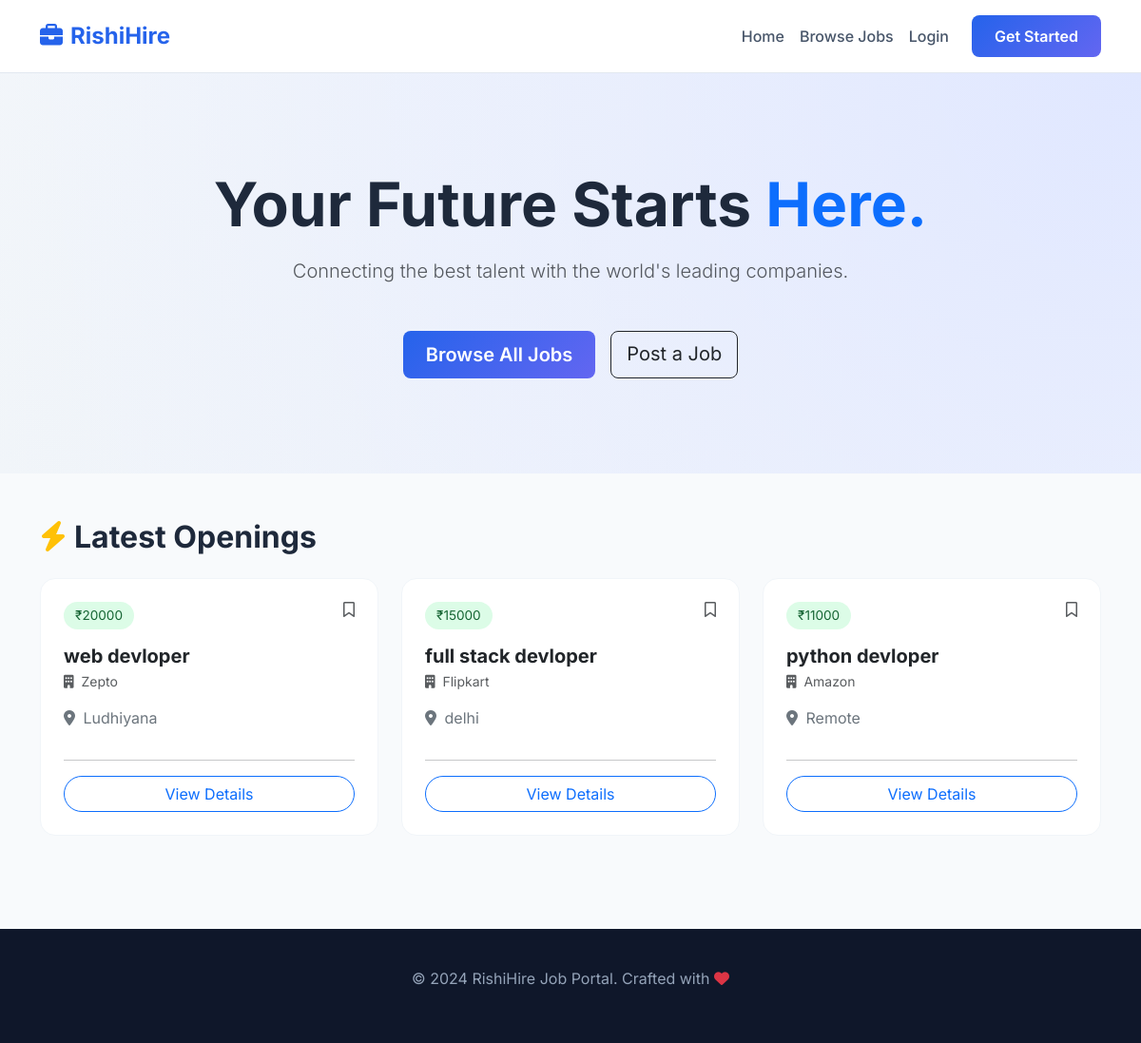
The page / on the database its author committed.
### jobs/models.py (models this page shows, shortened)
class Job(models.Model):
    employer = models.ForeignKey(settings.AUTH_USER_MODEL, on_delete=models.CASCADE)
    title = models.CharField(max_length=200)
    company = models.CharField(max_length=200)
    location = models.CharField(max_length=200)
    salary = models.IntegerField()
    description = models.TextField()

### jobs/views.py (the view, shortened to what this page needs)
# urls.py: 2. Add a URL to urlpatterns:  path('', views.home, name='home')
def home(request):
    jobs = Job.objects.all().order_by('-id')  # latest first
    return render(request, 'jobs/home.html', {'jobs': jobs})

### jobs/templates/jobs/home.html (shortened to what this page needs)
{% extends 'base.html' %}
{% block content %}
<section class="hero text-center">
    <div class="container">
        <h1 class="display-3 fw-bold mb-3">Your Future Starts <span class="text-primary">Here.</span></h1>
        <p class="lead text-muted mb-5">Connecting the best talent with the world's leading companies.</p>
        <div class="d-flex justify-content-center gap-3">
            <a href="{% url 'all_jobs' %}" class="btn btn-premium btn-lg">Browse All Jobs</a>
            <a href="{% url 'register' %}" class="btn btn-outline-dark btn-lg">Post a Job</a>
        </div>
    </div>
</section>
<div class="container py-5">
    <h2 class="fw-bold mb-4"><i class="fas fa-bolt text-warning me-2"></i>Latest Openings</h2>
    <div class="row g-4">
        {% for job in jobs %}
        <div class="col-md-4">
            <div class="card job-card p-4">
                <div class="d-flex justify-content-between mb-3">
                    <span class="salary-badge">₹{{ job.salary }}</span>
                    <i class="far fa-bookmark text-muted"></i>
                </div>
                <h5 class="fw-bold mb-1">{{ job.title }}</h5>
                <p class="text-muted small"><i class="fas fa-building me-1"></i> {{ job.company }}</p>
                <p class="text-secondary"><i class="fas fa-map-marker-alt me-1"></i> {{ job.location }}</p>
                <hr class="text-faded">
                <div class="d-grid">
                    <a href="{% url 'job_detail' job.id %}" class="btn btn-outline-primary rounded-pill">View Details</a>
                </div>
            </div>
        </div>
        {% endfor %}
    </div>
</div>
{% endblock %}

### templates/base.html (shortened to what this page needs)
<!DOCTYPE html>
<html lang="en">
<head>
    <link href="https://cdn.jsdelivr.net/npm/bootstrap@5.3.0/dist/css/bootstrap.min.css" rel="stylesheet">
    <link rel="stylesheet" href="https://cdnjs.cloudflare.com/ajax/libs/font-awesome/6.4.0/css/all.min.css">
</head>
<body>
<nav class="navbar navbar-expand-lg sticky-top">
    <div class="container">
        <a class="navbar-brand" href="{% url 'home' %}"><i class="fas fa-briefcase me-2"></i>RishiHire</a>
        <div class="collapse navbar-collapse" id="navbarNav">
            <ul class="navbar-nav ms-auto align-items-center">
                <li class="nav-item"><a class="nav-link" href="{% url 'home' %}">Home</a></li>
                <li class="nav-item"><a class="nav-link" href="{% url 'all_jobs' %}">Browse Jobs</a></li>
                {% if user.is_authenticated %}
                    {% if user.user_type == 'employer' %}
                        <li class="nav-item"><a class="nav-link" href="{% url 'employer_dashboard' %}">Dashboard</a></li>
                    {% else %}
                        <li class="nav-item"><a class="nav-link" href="{% url 'candidate_dashboard' %}">My Applications</a></li>
                    {% endif %}
                    <li class="nav-item ms-lg-3">
                        <a href="{% url 'logout' %}" class="btn btn-outline-danger btn-sm rounded-pill px-4">Logout</a>
                    </li>
                {% else %}
                    <li class="nav-item"><a class="nav-link" href="{% url 'login' %}">Login</a></li>
                    <li class="nav-item ms-lg-3">
                        <a href="{% url 'register' %}" class="btn btn-premium">Get Started</a>
                    </li>
                {% endif %}
            </ul>
        </div>
    </div>
</nav>
{% block content %}{% endblock %}
<footer class="footer">
    <div class="container text-center">
        <p>&copy; 2024 RishiHire Job Portal. Crafted with <i class="fas fa-heart text-danger"></i></p>
    </div>
</footer>
</body>
</html>

### templates/base.html (style rules this page uses)
:root { --primary-color: #2563eb; --secondary-color: #6366f1; --bg-light: #f8fafc; }
body { font-family: 'Inter', sans-serif; background-color: var(--bg-light); color: #1e293b; }
.navbar { background: rgba(255, 255, 255, 0.9); backdrop-filter: blur(10px); border-bottom: 1px solid #e2e8f0; padding: 15px 0; }
.navbar-brand { font-weight: 700; color: var(--primary-color) !important; font-size: 1.5rem; }
.nav-link { font-weight: 500; color: #475569 !important; transition: 0.3s; }
.btn-premium { background: linear-gradient(135deg, var(--primary-color), var(--secondary-color)); color: white; border: none; padding: 10px 24px; border-radius: 8px; font-weight: 600; }
.footer { background: #0f172a; color: #94a3b8; padding: 40px 0; margin-top: 50px; }

### jobs/templates/jobs/home.html (style rules this page uses)
.hero { padding: 100px 0; background: radial-gradient(circle at top right, #e0e7ff, transparent), radial-gradient(circle at bottom left, #f1f5f9, transparent); }
.job-card { border: none; border-radius: 16px; transition: 0.3s; background: white; border: 1px solid #f1f5f9; }
.salary-badge { background: #dcfce7; color: #166534; padding: 4px 12px; border-radius: 20px; font-size: 0.85rem; }

### rows shown on the page
Job: salary "20000", title "web devloper", company "Zepto", location "Ludhiyana"
Job: salary "15000", title "full stack devloper", company "Flipkart", location "delhi"
Job: salary "11000", title "python devloper", company "Amazon", location "Remote"
